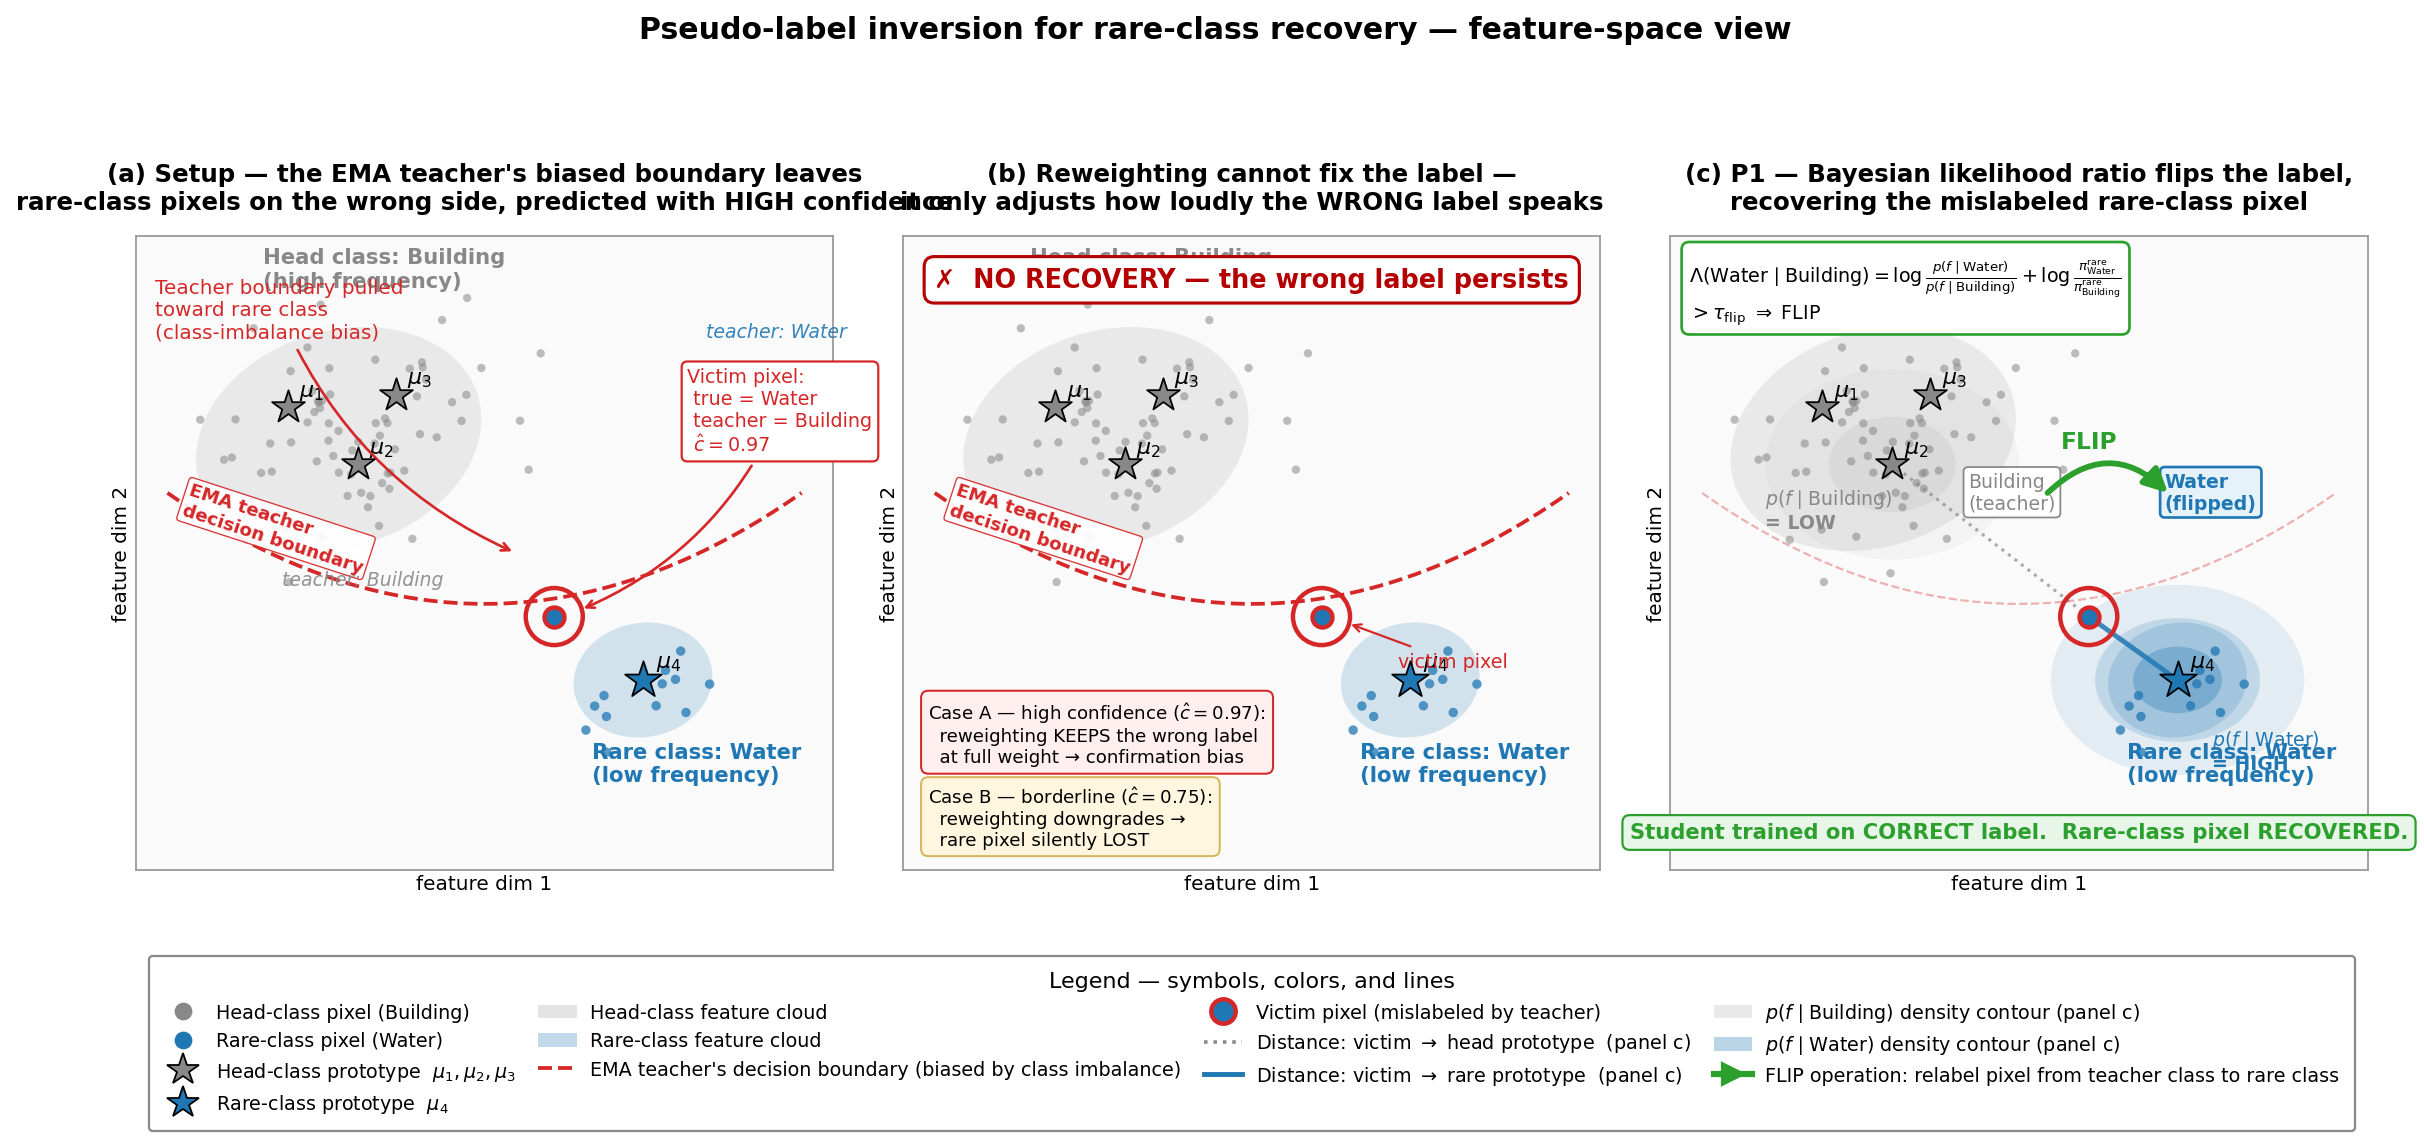

Python code for this plot:
"""Feature-space visualization of the P1 pseudo-label inversion concept.

3 panels:
  (a) The setup: head-class cloud (many pixels) + rare-class cloud (few pixels),
      4 prototypes, EMA teacher's decision boundary biased toward the rare class.
  (b) What reweighting does: keeps the wrong label at full or low weight, never recovers.
  (c) What P1 does: prototype-density likelihood ratio flips the label, recovering the pixel.

Includes a unified legend mapping every glyph and color to its semantic meaning.
"""
import matplotlib
matplotlib.use('Agg')
import matplotlib.pyplot as plt
import matplotlib.patches as mpatches
from matplotlib.lines import Line2D
from matplotlib.patches import FancyArrowPatch, Ellipse, Circle
import numpy as np

# ---------- Reproducibility ----------
rng = np.random.default_rng(7)

# ---------- Class data ----------
# Head class: many pixels in upper-left
head_center = np.array([3.2, 6.8])
head_cov    = np.array([[1.6, 0.4], [0.4, 1.2]])
head_pts    = rng.multivariate_normal(head_center, head_cov, size=70)

# Rare class: few pixels in lower-right
rare_center = np.array([8.0, 3.0])
rare_cov    = np.array([[0.45, 0.05], [0.05, 0.35]])
rare_pts    = rng.multivariate_normal(rare_center, rare_cov, size=12)

# Prototypes
head_protos = np.array([[2.4, 7.3], [3.5, 6.4], [4.1, 7.5]])  # 3 prototypes for head
rare_proto  = np.array([[8.0, 3.0]])                          # 1 prototype for rare

# Victim pixel: truly rare-class, sits in the rare cloud but on the WRONG
# side of the teacher's biased decision boundary
victim = np.array([6.6, 4.0])

# ---------- Colors ----------
C_HEAD   = '#888888'
C_RARE   = '#1F77B4'
C_BNDY   = '#D62728'  # teacher boundary
C_FLIP   = '#2CA02C'  # flip arrow
C_VICTIM = '#D62728'
C_PANEL_BG = '#FAFAFA'

# ---------- Figure ----------
fig = plt.figure(figsize=(18, 7.6), facecolor='white')
# Reserve bottom strip for the legend; top for 3 panels
gs = fig.add_gridspec(2, 3, height_ratios=[10, 1.2], hspace=0.10, wspace=0.10)
axes = [fig.add_subplot(gs[0, i]) for i in range(3)]
ax_legend = fig.add_subplot(gs[1, :])
ax_legend.axis('off')

for ax in axes:
    ax.set_xlim(0, 11)
    ax.set_ylim(0, 10)
    ax.set_aspect('equal')
    ax.set_facecolor(C_PANEL_BG)
    ax.set_xticks([]); ax.set_yticks([])
    ax.set_xlabel('feature dim 1', fontsize=9, labelpad=2)
    ax.set_ylabel('feature dim 2', fontsize=9, labelpad=2)
    for s in ax.spines.values():
        s.set_color('#999'); s.set_linewidth(0.8)


# ---------- Helper: draw the static feature-space layout shared by all 3 panels ----------
def draw_base_layout(ax, show_boundary=True):
    # Head-class soft cloud (ellipse)
    head_ellipse = Ellipse(head_center, width=4.6, height=3.4, angle=18,
                            facecolor=C_HEAD, edgecolor=C_HEAD,
                            alpha=0.15, linewidth=0)
    ax.add_patch(head_ellipse)
    # Rare-class soft cloud
    rare_ellipse = Ellipse(rare_center, width=2.2, height=1.8, angle=10,
                            facecolor=C_RARE, edgecolor=C_RARE,
                            alpha=0.18, linewidth=0)
    ax.add_patch(rare_ellipse)

    # Head pixels
    ax.scatter(head_pts[:, 0], head_pts[:, 1], s=14, c=C_HEAD,
               alpha=0.55, edgecolors='none', label='Building pixels (head)')
    # Rare pixels
    ax.scatter(rare_pts[:, 0], rare_pts[:, 1], s=18, c=C_RARE,
               alpha=0.75, edgecolors='none', label='Water pixels (rare)')

    # Prototypes (stars)
    ax.scatter(head_protos[:, 0], head_protos[:, 1], s=240, marker='*',
               c=C_HEAD, edgecolors='black', linewidths=0.8, zorder=5)
    ax.scatter(rare_proto[:, 0], rare_proto[:, 1], s=300, marker='*',
               c=C_RARE, edgecolors='black', linewidths=0.8, zorder=5)
    # Prototype labels
    for i, p in enumerate(head_protos, start=1):
        ax.annotate(rf'$\mu_{i}$', xy=(p[0]+0.18, p[1]+0.18),
                    fontsize=10, color='black')
    ax.annotate(r'$\mu_4$', xy=(rare_proto[0, 0]+0.20, rare_proto[0, 1]+0.20),
                fontsize=10, color='black')

    # Class cloud title labels
    ax.text(2.0, 9.2, 'Head class: Building\n(high frequency)',
            fontsize=9.5, color=C_HEAD, fontweight='bold')
    ax.text(7.2, 1.4, 'Rare class: Water\n(low frequency)',
            fontsize=9.5, color=C_RARE, fontweight='bold')

    # Teacher decision boundary: a biased curve pulled toward the rare cloud.
    # Drawn as a quadratic through a few control points.
    if show_boundary:
        xs = np.linspace(0.5, 10.5, 200)
        # Bias the boundary to cut the rare cluster — passes close to (7, 4.5)
        ys = 0.07 * (xs - 5.5)**2 + 4.2
        ax.plot(xs, ys, color=C_BNDY, linestyle='--', linewidth=1.7,
                label="Teacher's decision boundary (biased)", zorder=3)
        # Inline label directly on the boundary curve
        ax.text(0.7, 4.7, "EMA teacher\ndecision boundary",
                fontsize=8.2, color=C_BNDY, fontweight='bold',
                rotation=-18,
                bbox=dict(boxstyle='round,pad=0.18', fc='white',
                          ec=C_BNDY, lw=0.6, alpha=0.92))


# =========================================================================
# Panel A: The Setup
# =========================================================================
axA = axes[0]
draw_base_layout(axA)

# Victim pixel — drawn larger and circled
axA.scatter(victim[0], victim[1], s=80, c=C_RARE, marker='o',
            edgecolors=C_VICTIM, linewidths=2.0, zorder=6)
axA.add_patch(Circle(victim, 0.45, facecolor='none',
                     edgecolor=C_VICTIM, linewidth=2.0, linestyle='-', zorder=6))

# Annotation: teacher boundary bias
axA.annotate("Teacher boundary pulled\ntoward rare class\n(class-imbalance bias)",
             xy=(6.0, 5.0), xytext=(0.3, 8.4),
             fontsize=9, color=C_BNDY,
             arrowprops=dict(arrowstyle='->', color=C_BNDY, lw=1.2,
                             connectionstyle='arc3,rad=0.2'))

# Annotation: the victim pixel
axA.annotate("Victim pixel:\n true = Water\n teacher = Building\n $\\hat{c}=0.97$",
             xy=(victim[0]+0.4, victim[1]+0.1), xytext=(8.7, 6.6),
             fontsize=8.6, color=C_VICTIM,
             bbox=dict(boxstyle='round,pad=0.3', fc='white',
                       ec=C_VICTIM, lw=1.0),
             arrowprops=dict(arrowstyle='->', color=C_VICTIM, lw=1.2,
                             connectionstyle='arc3,rad=-0.2'))

# Side-of-boundary labels
axA.text(2.3, 4.5, "teacher: Building", fontsize=8.5, color=C_HEAD,
         style='italic', alpha=0.9)
axA.text(9.0, 8.4, "teacher: Water", fontsize=8.5, color=C_RARE,
         style='italic', alpha=0.9)

axA.set_title("(a) Setup — the EMA teacher's biased boundary leaves\n"
              "rare-class pixels on the wrong side, predicted with HIGH confidence",
              fontsize=11, fontweight='bold', pad=12)


# =========================================================================
# Panel B: What Reweighting Does
# =========================================================================
axB = axes[1]
draw_base_layout(axB)

# Victim pixel highlighted same way
axB.scatter(victim[0], victim[1], s=80, c=C_RARE, marker='o',
            edgecolors=C_VICTIM, linewidths=2.0, zorder=6)
axB.add_patch(Circle(victim, 0.45, facecolor='none',
                     edgecolor=C_VICTIM, linewidth=2.0, zorder=6))
axB.annotate("victim pixel", xy=(victim[0]+0.4, victim[1]-0.1),
             xytext=(victim[0]+1.2, victim[1]-0.8),
             fontsize=8.6, color=C_VICTIM,
             arrowprops=dict(arrowstyle='->', color=C_VICTIM, lw=1.0))

# Case boxes
case_A = (
    "Case A — high confidence ($\\hat{c}=0.97$):\n"
    "  reweighting KEEPS the wrong label\n"
    "  at full weight → confirmation bias"
)
case_B = (
    "Case B — borderline ($\\hat{c}=0.75$):\n"
    "  reweighting downgrades →\n"
    "  rare pixel silently LOST"
)
axB.text(0.4, 1.7, case_A, fontsize=8.2,
         bbox=dict(boxstyle='round,pad=0.4', fc='#FFEFEF',
                   ec=C_VICTIM, lw=0.9))
axB.text(0.4, 0.4, case_B, fontsize=8.2,
         bbox=dict(boxstyle='round,pad=0.4', fc='#FFF6E0',
                   ec='#D6B656', lw=0.9))

# Big "NO RECOVERY" stamp
axB.text(5.5, 9.2, "✗  NO RECOVERY — the wrong label persists",
         fontsize=11.5, color='#B40000', fontweight='bold',
         ha='center',
         bbox=dict(boxstyle='round,pad=0.4', fc='white',
                   ec='#B40000', lw=1.4))

axB.set_title("(b) Reweighting cannot fix the label —\nit only adjusts how loudly the WRONG label speaks",
              fontsize=11, fontweight='bold', pad=12)


# =========================================================================
# Panel C: What P1 Does — Flip via Likelihood Ratio
# =========================================================================
axC = axes[2]
draw_base_layout(axC, show_boundary=False)
# Still show the teacher boundary as faded (for context) so the reader can see what's being overruled
xs = np.linspace(0.5, 10.5, 200)
ys = 0.07 * (xs - 5.5)**2 + 4.2
axC.plot(xs, ys, color=C_BNDY, linestyle='--', linewidth=1.0, alpha=0.35, zorder=2)

# Victim pixel
axC.scatter(victim[0], victim[1], s=80, c=C_RARE, marker='o',
            edgecolors=C_VICTIM, linewidths=2.0, zorder=6)
axC.add_patch(Circle(victim, 0.45, facecolor='none',
                     edgecolor=C_VICTIM, linewidth=2.0, zorder=6))

# Distance lines from victim to nearest head prototype + to rare prototype
nearest_head = head_protos[np.argmin(np.linalg.norm(head_protos - victim, axis=1))]
axC.plot([victim[0], nearest_head[0]], [victim[1], nearest_head[1]],
         color=C_HEAD, linestyle=':', linewidth=1.4, alpha=0.7, zorder=4)
axC.plot([victim[0], rare_proto[0, 0]], [victim[1], rare_proto[0, 1]],
         color=C_RARE, linestyle='-', linewidth=2.2, alpha=0.85, zorder=4)

# Likelihood contours (concentric ellipses) around each prototype that the victim sees
for r, alpha_v in [(0.7, 0.30), (1.3, 0.18), (2.0, 0.10)]:
    axC.add_patch(Ellipse(rare_proto[0], width=2*r, height=2*r*0.75,
                           angle=0, facecolor=C_RARE, alpha=alpha_v,
                           edgecolor='none', zorder=1))
for r, alpha_v in [(1.0, 0.10), (2.0, 0.06)]:
    axC.add_patch(Ellipse(nearest_head, width=2*r, height=2*r*0.75,
                           angle=0, facecolor=C_HEAD, alpha=alpha_v,
                           edgecolor='none', zorder=1))

# Likelihood labels
axC.text(nearest_head[0]-2.0, nearest_head[1]-1.0,
         r"$p(f \mid \mathrm{Building})$" + "\n= LOW",
         fontsize=8.5, color=C_HEAD, fontweight='bold')
axC.text(rare_proto[0, 0]+0.55, rare_proto[0, 1]-1.4,
         r"$p(f \mid \mathrm{Water})$" + "\n= HIGH",
         fontsize=8.5, color=C_RARE, fontweight='bold')

# Likelihood ratio formula box
formula = (
    r"$\Lambda(\mathrm{Water} \mid \mathrm{Building}) = "
    r"\log\frac{p(f\mid\mathrm{Water})}{p(f\mid\mathrm{Building})}"
    r" + \log\frac{\pi^{\mathrm{rare}}_{\mathrm{Water}}}{\pi^{\mathrm{rare}}_{\mathrm{Building}}}$"
    "\n"
    r"$> \tau_{\mathrm{flip}}\ \Rightarrow$ FLIP"
)
axC.text(0.3, 8.7, formula, fontsize=8.6,
         bbox=dict(boxstyle='round,pad=0.4', fc='white',
                   ec=C_FLIP, lw=1.2))

# Curved FLIP arrow from "Building" label to "Water"
old_label_xy = np.array([victim[0]-1.4, victim[1]+1.6])
new_label_xy = np.array([victim[0]+1.4, victim[1]+1.6])
axC.text(old_label_xy[0]-0.5, old_label_xy[1]+0.1, "Building\n(teacher)",
         fontsize=8.5, color=C_HEAD,
         bbox=dict(boxstyle='round,pad=0.25', fc='white',
                   ec=C_HEAD, lw=0.8))
axC.text(new_label_xy[0]-0.2, new_label_xy[1]+0.1, "Water\n(flipped)",
         fontsize=8.5, color=C_RARE, fontweight='bold',
         bbox=dict(boxstyle='round,pad=0.25', fc='#E6F2FA',
                   ec=C_RARE, lw=1.2))

flip_arrow = FancyArrowPatch(
    (old_label_xy[0]+0.7, old_label_xy[1]+0.3),
    (new_label_xy[0]-0.1, new_label_xy[1]+0.3),
    arrowstyle='-|>', mutation_scale=22,
    connectionstyle='arc3,rad=-0.5',
    color=C_FLIP, lw=2.6, zorder=7
)
axC.add_patch(flip_arrow)
axC.text((old_label_xy[0]+new_label_xy[0])/2, new_label_xy[1]+1.05,
         "FLIP", fontsize=10.5, color=C_FLIP, fontweight='bold',
         ha='center')

# Bottom annotation
axC.text(5.5, 0.5, "Student trained on CORRECT label.  Rare-class pixel RECOVERED.",
         fontsize=9.5, color=C_FLIP, fontweight='bold', ha='center',
         bbox=dict(boxstyle='round,pad=0.35', fc='#E8F5E9',
                   ec=C_FLIP, lw=1.0))

axC.set_title("(c) P1 — Bayesian likelihood ratio flips the label,\n"
              "recovering the mislabeled rare-class pixel",
              fontsize=11, fontweight='bold', pad=12)


# =========================================================================
# Unified legend (bottom strip)
# =========================================================================
legend_handles = [
    # Pixels
    Line2D([0], [0], marker='o', color='none', markerfacecolor=C_HEAD,
           markeredgecolor='none', markersize=8,
           label='Head-class pixel (Building)'),
    Line2D([0], [0], marker='o', color='none', markerfacecolor=C_RARE,
           markeredgecolor='none', markersize=8,
           label='Rare-class pixel (Water)'),
    # Prototypes
    Line2D([0], [0], marker='*', color='none', markerfacecolor=C_HEAD,
           markeredgecolor='black', markeredgewidth=0.8, markersize=15,
           label=r'Head-class prototype  $\mu_1,\mu_2,\mu_3$'),
    Line2D([0], [0], marker='*', color='none', markerfacecolor=C_RARE,
           markeredgecolor='black', markeredgewidth=0.8, markersize=15,
           label=r'Rare-class prototype  $\mu_4$'),
    # Class clouds (filled patches)
    mpatches.Patch(facecolor=C_HEAD, alpha=0.22, edgecolor='none',
                   label='Head-class feature cloud'),
    mpatches.Patch(facecolor=C_RARE, alpha=0.28, edgecolor='none',
                   label='Rare-class feature cloud'),
    # Boundary
    Line2D([0], [0], color=C_BNDY, linestyle='--', linewidth=1.7,
           label="EMA teacher's decision boundary (biased by class imbalance)"),
    # Victim pixel marker
    Line2D([0], [0], marker='o', color='none', markerfacecolor=C_RARE,
           markeredgecolor=C_VICTIM, markeredgewidth=2.0, markersize=11,
           label='Victim pixel (mislabeled by teacher)'),
    # Distance lines (panel c)
    Line2D([0], [0], color=C_HEAD, linestyle=':', linewidth=1.6,
           label=r'Distance: victim $\to$ head prototype  (panel c)'),
    Line2D([0], [0], color=C_RARE, linestyle='-', linewidth=2.2,
           label=r'Distance: victim $\to$ rare prototype  (panel c)'),
    # Density contours
    mpatches.Patch(facecolor=C_HEAD, alpha=0.18, edgecolor='none',
                   label=r'$p(f\mid\mathrm{Building})$ density contour (panel c)'),
    mpatches.Patch(facecolor=C_RARE, alpha=0.30, edgecolor='none',
                   label=r'$p(f\mid\mathrm{Water})$ density contour (panel c)'),
    # Flip arrow
    Line2D([0], [0], color=C_FLIP, linewidth=2.8,
           marker='>', markersize=10, markevery=[-1],
           label='FLIP operation: relabel pixel from teacher class to rare class'),
]

ax_legend.legend(
    handles=legend_handles,
    loc='center',
    ncol=4,
    fontsize=8.6,
    frameon=True,
    fancybox=True,
    framealpha=1.0,
    edgecolor='#888',
    title='Legend — symbols, colors, and lines',
    title_fontsize=10,
    handletextpad=0.7,
    columnspacing=1.2,
    borderpad=0.8,
)

# ---------- Overall title ----------
fig.suptitle(
    "Pseudo-label inversion for rare-class recovery — feature-space view",
    fontsize=13.5, fontweight='bold', y=0.995
)

plt.tight_layout(rect=[0, 0, 1, 0.96])
out_path = '/home/ubuntu/S4_SelfTraining/figures/p1_concept.png'
plt.savefig(out_path, dpi=160, bbox_inches='tight', facecolor='white')
plt.close(fig)
print(f"saved {out_path}")
